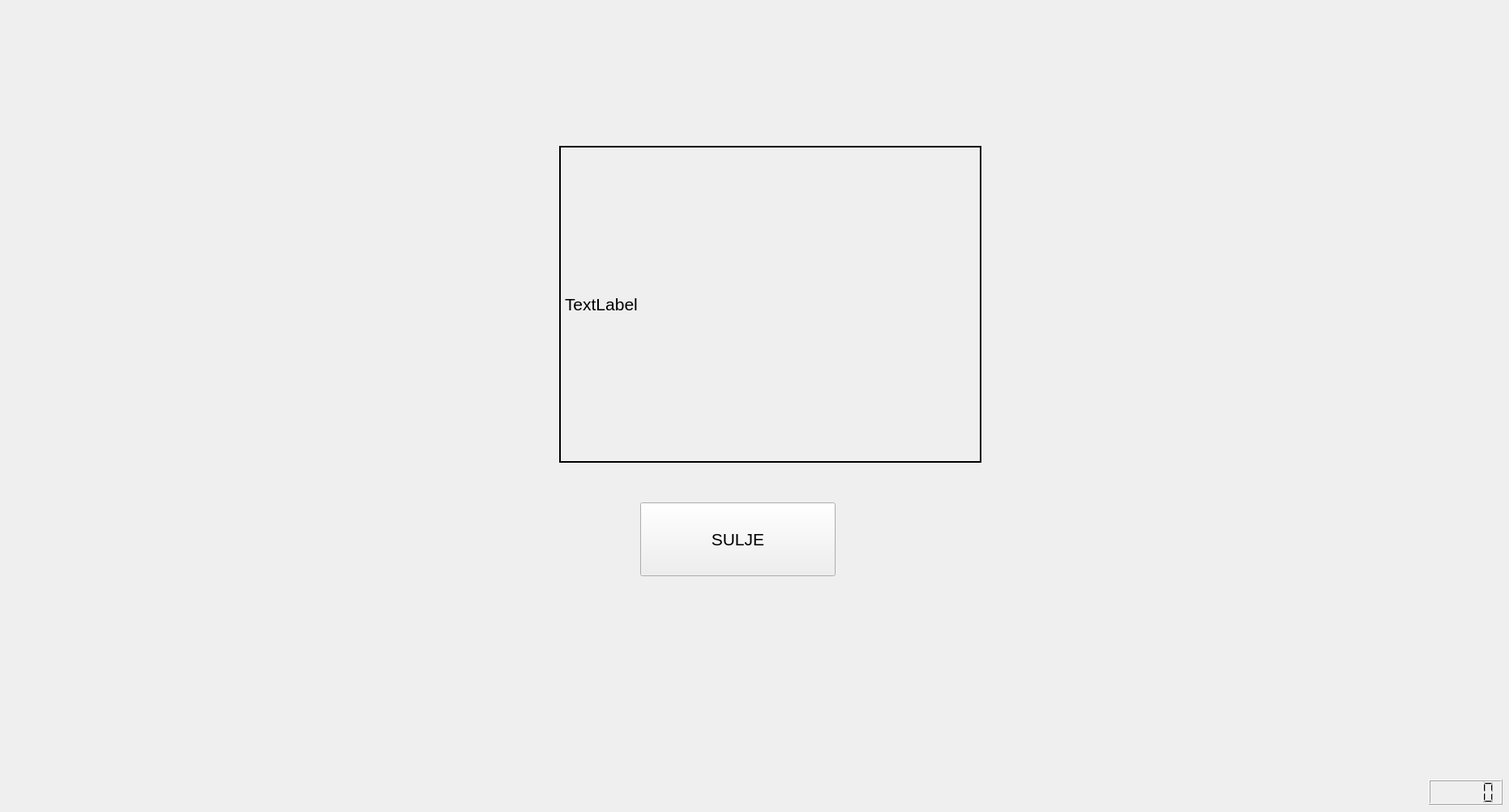
<?xml version="1.0" encoding="UTF-8"?>
<ui version="4.0">
 <class>kuittiwindow</class>
 <widget class="QWidget" name="kuittiwindow">
  <property name="geometry">
   <rect>
    <x>0</x>
    <y>0</y>
    <width>1862</width>
    <height>1002</height>
   </rect>
  </property>
  <property name="windowTitle">
   <string>NostoKuitti</string>
  </property>
  <widget class="QPushButton" name="pushButton">
   <property name="geometry">
    <rect>
     <x>790</x>
     <y>620</y>
     <width>241</width>
     <height>91</height>
    </rect>
   </property>
   <property name="font">
    <font>
     <pointsize>16</pointsize>
    </font>
   </property>
   <property name="text">
    <string>SULJE</string>
   </property>
  </widget>
  <widget class="QLCDNumber" name="timer">
   <property name="geometry">
    <rect>
     <x>1763</x>
     <y>962</y>
     <width>91</width>
     <height>31</height>
    </rect>
   </property>
  </widget>
  <widget class="QLabel" name="labelKuitti">
   <property name="geometry">
    <rect>
     <x>690</x>
     <y>180</y>
     <width>521</width>
     <height>391</height>
    </rect>
   </property>
   <property name="font">
    <font>
     <pointsize>16</pointsize>
    </font>
   </property>
   <property name="frameShape">
    <enum>QFrame::Panel</enum>
   </property>
   <property name="lineWidth">
    <number>2</number>
   </property>
   <property name="text">
    <string>TextLabel</string>
   </property>
  </widget>
 </widget>
 <resources/>
 <connections/>
</ui>
